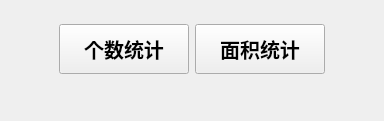
              <widget class="QWidget" name="page_dvdefecttype">
               <layout class="QGridLayout" name="gridLayout_28">
                <property name="leftMargin">
                 <number>19</number>
                </property>
                <property name="topMargin">
                 <number>18</number>
                </property>
                <property name="rightMargin">
                 <number>19</number>
                </property>
                <property name="bottomMargin">
                 <number>47</number>
                </property>
                <item row="0" column="0">
                 <widget class="QStackedWidget" name="stackedWidget_dvdefecttype">
                  <property name="frameShadow">
                   <enum>QFrame::Plain</enum>
                  </property>
                  <property name="currentIndex">
                   <number>1</number>
                  </property>
                  <widget class="DvdefecttypeChartWidget" name="page_cnt"/>
                  <widget class="DvdefecttypeChartWidget" name="page_area"/>
                 </widget>
                </item>
                <item row="1" column="0">
                 <layout class="QHBoxLayout" name="horizontalLayout_11">
                  <item>
                   <spacer name="horizontalSpacer_33">
                    <property name="orientation">
                     <enum>Qt::Horizontal</enum>
                    </property>
                    <property name="sizeHint" stdset="0">
                     <size>
                      <width>40</width>
                      <height>20</height>
                     </size>
                    </property>
                   </spacer>
                  </item>
                  <item>
                   <widget class="QToolButton" name="pushButton_page_cnt">
                    <property name="minimumSize">
                     <size>
                      <width>130</width>
                      <height>50</height>
                     </size>
                    </property>
                    <property name="maximumSize">
                     <size>
                      <width>130</width>
                      <height>50</height>
                     </size>
                    </property>
                    <property name="font">
                     <font>
                      <family>微软雅黑</family>
                      <pointsize>15</pointsize>
                      <weight>75</weight>
                      <italic>false</italic>
                      <bold>true</bold>
                     </font>
                    </property>
                    <property name="styleSheet">
                     <string notr="true"/>
                    </property>
                    <property name="text">
                     <string>个数统计</string>
                    </property>
                    <property name="checkable">
                     <bool>true</bool>
                    </property>
                    <property name="checked">
                     <bool>false</bool>
                    </property>
                   </widget>
                  </item>
                  <item>
                   <widget class="QToolButton" name="pushButton_page_area">
                    <property name="minimumSize">
                     <size>
                      <width>130</width>
                      <height>50</height>
                     </size>
                    </property>
                    <property name="maximumSize">
                     <size>
                      <width>130</width>
                      <height>50</height>
                     </size>
                    </property>
                    <property name="font">
                     <font>
                      <family>微软雅黑</family>
                      <pointsize>15</pointsize>
                      <weight>75</weight>
                      <italic>false</italic>
                      <bold>true</bold>
                     </font>
                    </property>
                    <property name="styleSheet">
                     <string notr="true"/>
                    </property>
                    <property name="text">
                     <string>面积统计</string>
                    </property>
                    <property name="checkable">
                     <bool>true</bool>
                    </property>
                    <property name="checked">
                     <bool>false</bool>
                    </property>
                   </widget>
                  </item>
                  <item>
                   <spacer name="horizontalSpacer_34">
                    <property name="orientation">
                     <enum>Qt::Horizontal</enum>
                    </property>
                    <property name="sizeHint" stdset="0">
                     <size>
                      <width>40</width>
                      <height>20</height>
                     </size>
                    </property>
                   </spacer>
                  </item>
                 </layout>
                </item>
               </layout>
              </widget>
